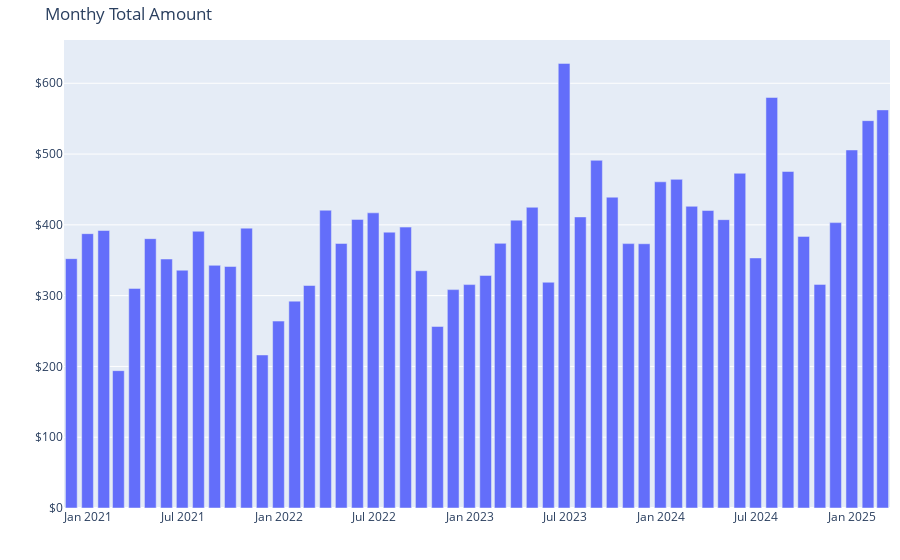

Notebook cell for this chart:
### Markdown cell above
<hr>

### Code cell
# plot
fig = px.bar(
    monthly_amount,
    x="Date",
    y="Amount",
    title="Monthy Total Amount",
    labels={"Date": "Month and Year", "Amount": "Amount ($)"},
)

# format y-axis to show currency
fig.update_traces(hovertemplate="Month and Year: %{x}<br>Amount: $%{y:.2f}")

# format for mobile
fig.update_layout(
    xaxis=dict(title=""),
    yaxis=dict(
        title="",
        tickprefix="$",
    ),
    margin=dict(
        t=40,
        b=30,
        l=10,
        r=10,
    ),
    legend=dict(
        orientation="h",
        x=0.5,
        xanchor="center",
        y=-0.2,
    ),
)

fig.show()

### Figure 1 — Plotly figure (JSON) as saved in the notebook; plotly's stock layout.template omitted (floating-point values rounded to 4 significant figures)
{"data": [{"alignmentgroup": "True", "hovertemplate": "Month and Year: %{x}<br>Amount: $%{y:.2f}", "legendgroup": "", "marker": {"color": "#636efa", "pattern": {"shape": ""}}, "name": "", "offsetgroup": "", "orientation": "v", "showlegend": false, "textposition": "auto", "type": "bar", "x": ["2020-11-30T00:00:00", "2020-12-31T00:00:00", "2021-01-31T00:00:00", "2021-02-28T00:00:00", "2021-03-31T00:00:00", "2021-04-30T00:00:00", "2021-05-31T00:00:00", "2021-06-30T00:00:00", "2021-07-31T00:00:00", "2021-08-31T00:00:00", "2021-09-30T00:00:00", "2021-10-31T00:00:00", "2021-11-30T00:00:00", "2021-12-31T00:00:00", "2022-01-31T00:00:00", "2022-02-28T00:00:00", "2022-03-31T00:00:00", "2022-04-30T00:00:00", "2022-05-31T00:00:00", "2022-06-30T00:00:00", "2022-07-31T00:00:00", "2022-08-31T00:00:00", "2022-09-30T00:00:00", "2022-10-31T00:00:00", "2022-11-30T00:00:00", "2022-12-31T00:00:00", "2023-01-31T00:00:00", "2023-02-28T00:00:00", "2023-03-31T00:00:00", "2023-04-30T00:00:00", "2023-05-31T00:00:00", "2023-06-30T00:00:00", "2023-07-31T00:00:00", "2023-08-31T00:00:00", "2023-09-30T00:00:00", "2023-10-31T00:00:00", "2023-11-30T00:00:00", "2023-12-31T00:00:00", "2024-01-31T00:00:00", "2024-02-29T00:00:00", "2024-03-31T00:00:00", "2024-04-30T00:00:00", "2024-05-31T00:00:00", "2024-06-30T00:00:00", "2024-07-31T00:00:00", "2024-08-31T00:00:00", "2024-09-30T00:00:00", "2024-10-31T00:00:00", "2024-11-30T00:00:00", "2024-12-31T00:00:00", "2025-01-31T00:00:00", "2025-02-28T00:00:00"], "xaxis": "x", "y": [352.3, 387.5, 392, 194, 310.2, 380.5, 351.7, 335.9, 390.9, 342.8, 341.2, 395.4, 216.2, 264.0, 292.2, 314.3, 420.7, 373.7, 407.7, 417.0, 389.7, 396.8, 335.2, 256.5, 308.5, 315.6, 328.5, 373.9, 406.6, 424.8, 318.9, 628.1, 411.2, 491.2, 439.1, 373.5, 373.3, 460.8, 464.3, 426.2, 420.2, 407.3, 472.9, 353.2, 579.9, 475.4, 383.7, 315.9, 403.1, 505.8, 547.2, 562.4], "yaxis": "y"}], "layout": {"barmode": "relative", "legend": {"orientation": "h", "tracegroupgap": 0, "x": 0.5, "xanchor": "center", "y": -0.2}, "margin": {"b": 30, "l": 10, "r": 10, "t": 40}, "title": {"text": "Monthy Total Amount"}, "xaxis": {"anchor": "y", "domain": [0, 1], "title": {"text": ""}}, "yaxis": {"anchor": "x", "domain": [0, 1], "tickprefix": "$", "title": {"text": ""}}}}
